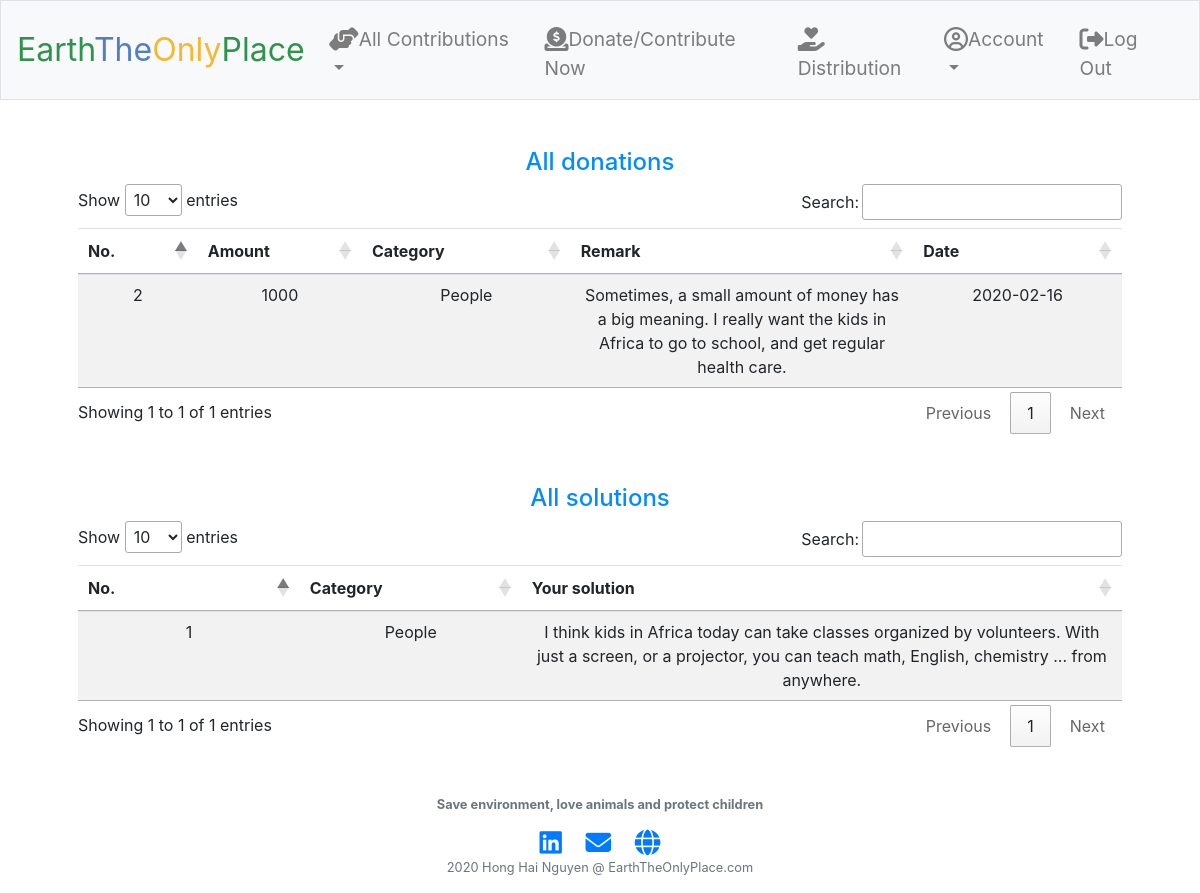
Screenshot of /your_contribution (signed in) with the database file from the repository.
### tables this page shows
CREATE TABLE 'donations' ('No' integer NOT NULL DEFAULT 1 PRIMARY KEY, 'user_id' integer NOT NULL,'username' text NOT NULL, 'amount' integer NOT NULL, 'category' text NOT NULL, 'note' text, 'date' date NOT NULL DEFAULT CURRENT_DATE);

CREATE TABLE 'solutions' ('No' integer NOT NULL DEFAULT 1 PRIMARY KEY, 'user_id' integer NOT NULL,'username' text NOT NULL, 'solution' text NOT NULL, 'category' text NOT NULL, 'date' date NOT NULL DEFAULT CURRENT_DATE);

### application.py (the view)
@app.route("/your_contribution")
@login_required
def your_contribution():
    user_id = session["user_id"]
    donations = db.execute("SELECT * FROM donations WHERE user_id=:user_id AND amount > 0", user_id = user_id)
    solutions = db.execute("SELECT * FROM solutions WHERE user_id=:user_id", user_id = user_id)
    return render_template("your_contribution.html", donations=donations, solutions=solutions)

### application.py (called while the page is built)
@app.after_request
def after_request(response):
    response.headers["Cache-Control"] = "no-cache, no-store, must-revalidate"
    response.headers["Expires"] = 0
    response.headers["Pragma"] = "no-cache"
    return response

### helpers.py (called while the page is built)
def login_required(f):
    @wraps(f)
    def decorated_function(*args, **kwargs):
        if session.get("user_id") is None:
            return redirect("/login")
        return f(*args, **kwargs)
    return decorated_function

### templates/your_contribution.html (shortened to what this page needs)
{% extends "layout.html" %}
{% block main %}
    <section class="your_donations">
        <h4 class="section-heading">All donations</h4>
        <table class="table table-striped">
            <thead>
                <tr>
                    <th style="width: 10%">No.</th>
                    <th style="width: 15%">Amount</th>
                    <th style="width: 20%">Category</th>
                    <th style="width: 35%">Remark</th>
                    <th style="width: 20%">Date</th>
                </tr>
            </thead>
            <tbody>
                {% for donation in donations %}
                <tr>
                    <td>{{ donation["No"] }}</td>
                    <td>{{ donation["amount"] }}</td>
                    <td>{{ donation["category"] }}</td>
                    <td>{{ donation["note"] }}</td>
                    <td>{{ donation["date"] }}</td>
                </tr>
                {% endfor %}
            </tbody>
        </table>
    </section>
    <section class="your_solutions">
        <h4 class="section-heading">All solutions</h4>
        <table class="table table-striped">
            <thead>
                <tr>
                    <th style="width: 20%">No.</th>
                    <th style="width: 20%">Category</th>
                    <th style="width: 60%">Your solution</th>
                </tr>
            </thead>
            <tbody>
                {% for solution in solutions %}
                <tr>
                    <td>{{ solution["No"] }}</td>
                    <td>{{ solution["category"] }}</td>
                    <td>{{ solution["solution"] }}</td>
                </tr>
                {% endfor %}
            </tbody>
        </table>
    </section>
{% endblock %}

### static/styles.css (style rules this page uses)
table { table-layout: fixed; }
td { word-wrap: break-word }
.section-heading { color: #038cfc; }
.Animals, .People, .contribute-now, .your_solutions { margin-top: 50px; }

### rows the page displays
donations: No "2", amount "1000", category "People", note "Sometimes, a small amount of money has a big meaning. I really want the kids in Africa to go to school, and get regular health care.", date "2020-02-16"
solutions: No "1", category "People", solution "I think kids in Africa today can take classes organized by volunteers. With just a screen, or a projector, you can teach math, English, chemistry ... from anywhere."
